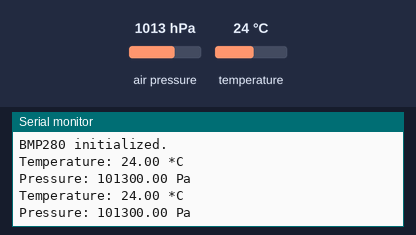
Simulated run of this sketch. Board: Arduino Uno, built with avr-gcc and run on an emulated ATmega328P. Parts: the last lines printed to the serial monitor. Inputs (shaded band) come from the test bench; at power-on: air pressure 1013 hPa, temperature 24 °C.

Above: at 10.8 s.
10.9 s: air pressure set to 952 hPa
At 20.7 s:
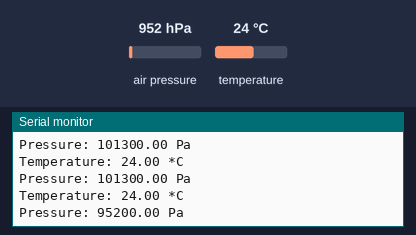
20.9 s: temperature set to 12 °C
At 30.7 s:
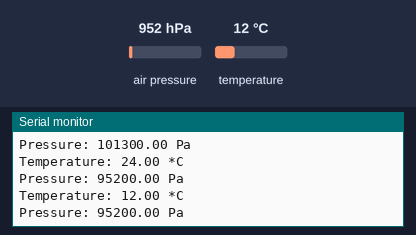
30.9 s: air pressure set to 975 hPa
At 40.4 s:
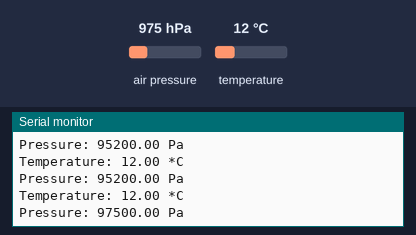
Timing chart, 0 to 41.9 s (numbered marks = the images above; inputs shaded):
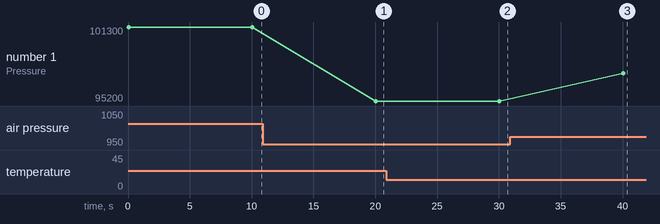

Measured:
- after the input at 10.9 s, the serial monitor: prints a new line after 9.1 s (image 1)
- after the input at 20.9 s, the serial monitor: prints a new line after 9.1 s (image 2)
- after the input at 30.9 s, the serial monitor: prints a new line after 9.1 s (image 3)
- plotted number 1: 101300 → 95200 after the input at 10.9 s, 95200 → 97500 after the input at 30.9 s

The sketch:

bmp280_test.ino
```cpp
#include <Wire.h>
#include <Adafruit_Sensor.h>
#include <Adafruit_BMP280.h>

Adafruit_BMP280 bmp;

void setup() {
  Serial.begin(9600);
  while (!Serial);

  if (!bmp.begin(0x77)) { // I2C address is correct
    Serial.println("BMP280 not found!");
    while (1);
  }

  Serial.println("BMP280 initialized.");
}

void loop() {
  float temperature = bmp.readTemperature();  // In Celsius
  float pressure = bmp.readPressure();       // In Pascal

  Serial.print("Temperature: ");
  Serial.print(temperature);
  Serial.println(" *C");

  Serial.print("Pressure: ");
  Serial.print(pressure);
  Serial.println(" Pa");

  delay(10000);
}
```
